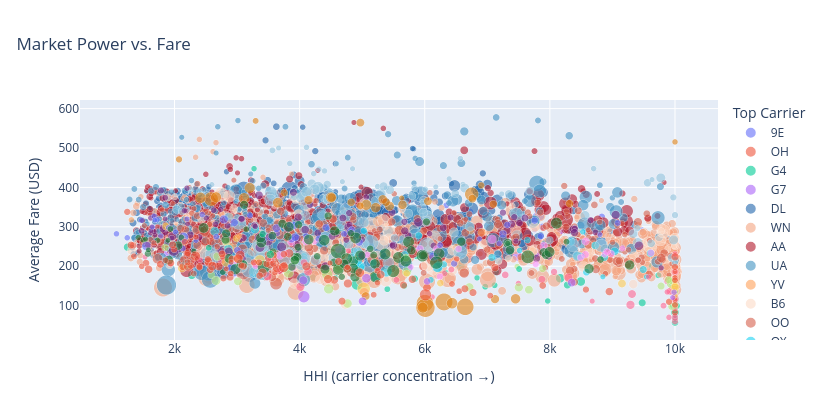

Write notebook code for a chart like this one.
### Markdown cell above
## Interactive View 1 — Market Power vs. Fare

Explore every route: the further right a dot, the more one carrier dominates. Hover for details.

### Code cell
carrier_colors = {
    "WN": "#f4a582",
    "DL": "#2166ac",
    "AA": "#b2182b",
    "UA": "#4393c3",
    "AS": "#92c5de",
    "OO": "#d6604d",
    "MQ": "#762a83",
    "YX": "#1b7837",
    "B6": "#fddbc7",
    "HA": "#e08214",
}

bubble["COLOR"] = bubble["TOP_CARRIER"].map(carrier_colors).fillna("#aaa")
bubble["SIZE"] = np.sqrt(bubble["TOTAL_PASSENGERS"] / 500)

fig = px.scatter(
    bubble,
    x="HHI",
    y="AVG_FARE",
    size="SIZE",
    color="TOP_CARRIER",
    color_discrete_map=carrier_colors,
    hover_data={
        "ROUTE": True,
        "AVG_FARE": ":.0f",
        "HHI": ":.0f",
        "TOP_CARRIER_SHARE": ":.1%",
        "TOTAL_PASSENGERS": ":,"
    },
    labels={
        "HHI": "HHI (carrier concentration →)",
        "AVG_FARE": "Average Fare (USD)",
        "TOP_CARRIER": "Top Carrier"
    },
    title="Market Power vs. Fare"
)

fig.update_traces(marker=dict(opacity=0.6, line=dict(width=0.4, color="white")))

fig.update_layout(
    width=820,
    height=420,
    title_x=0.02
)

fig.show()
